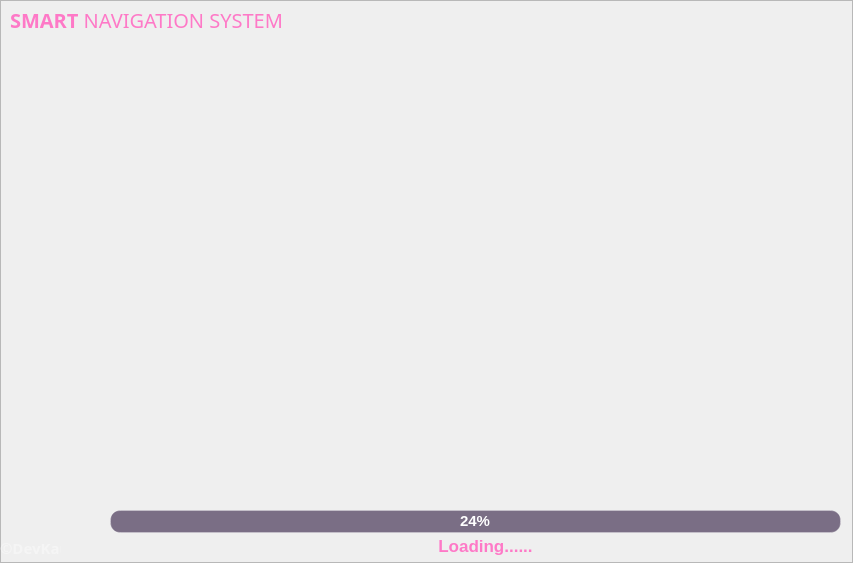
<?xml version="1.0" encoding="UTF-8"?>
<ui version="4.0">
 <class>MainWindow</class>
 <widget class="QMainWindow" name="MainWindow">
  <property name="geometry">
   <rect>
    <x>0</x>
    <y>0</y>
    <width>853</width>
    <height>563</height>
   </rect>
  </property>
  <property name="windowTitle">
   <string>MainWindow</string>
  </property>
  <widget class="QWidget" name="centralwidget">
   <property name="minimumSize">
    <size>
     <width>853</width>
     <height>563</height>
    </size>
   </property>
   <property name="maximumSize">
    <size>
     <width>853</width>
     <height>563</height>
    </size>
   </property>
   <layout class="QGridLayout" name="gridLayout">
    <property name="leftMargin">
     <number>0</number>
    </property>
    <property name="topMargin">
     <number>0</number>
    </property>
    <property name="rightMargin">
     <number>0</number>
    </property>
    <property name="bottomMargin">
     <number>0</number>
    </property>
    <item row="0" column="0">
     <widget class="QFrame" name="Splashframe">
      <property name="minimumSize">
       <size>
        <width>853</width>
        <height>563</height>
       </size>
      </property>
      <property name="maximumSize">
       <size>
        <width>853</width>
        <height>563</height>
       </size>
      </property>
      <property name="font">
       <font>
        <pointsize>11</pointsize>
        <bold>false</bold>
       </font>
      </property>
      <property name="styleSheet">
       <string notr="true">#Splashframe{

 border-image: url(&quot;C:/Users/gabby/Documents/Designer_UIS/LearningProgressBar/SplashsScreen/images/teslastyleimage.jpeg&quot;);

}
</string>
      </property>
      <property name="frameShape">
       <enum>QFrame::Shape::StyledPanel</enum>
      </property>
      <property name="frameShadow">
       <enum>QFrame::Shadow::Raised</enum>
      </property>
      <widget class="QLabel" name="label">
       <property name="geometry">
        <rect>
         <x>10</x>
         <y>0</y>
         <width>791</width>
         <height>41</height>
        </rect>
       </property>
       <property name="font">
        <font>
         <family>Gadugi</family>
         <pointsize>15</pointsize>
         <italic>false</italic>
         <bold>false</bold>
        </font>
       </property>
       <property name="styleSheet">
        <string notr="true">color:rgb(254,121,199);
background:transparent;</string>
       </property>
       <property name="frameShadow">
        <enum>QFrame::Shadow::Raised</enum>
       </property>
       <property name="text">
        <string>&lt;strong&gt;SMART&lt;/strong&gt; NAVIGATION SYSTEM</string>
       </property>
      </widget>
      <widget class="QProgressBar" name="progressBar">
       <property name="geometry">
        <rect>
         <x>110</x>
         <y>510</y>
         <width>731</width>
         <height>23</height>
        </rect>
       </property>
       <property name="styleSheet">
        <string notr="true">QProgressBar {
    border: 1px solid rgba(255, 255, 255, 0.2); /* Subtle glass border */
    border-radius: 10px;
    background-color: rgba(40, 20, 60, 150); /* Dark Deep Purple Track */
    text-align: center;
    color: white; /* Progress percentage color */
    font-weight: bold;
    height: 20px;
}

QProgressBar::chunk {
    /* The &quot;Moving&quot; part - Neon Magenta to Amethyst Gradient */
    background-color: qlineargradient(spread:pad, x1:0, y1:0, x2:1, y2:0, 
        stop:0 #ff00ff, 
        stop:1 #8a2be2); 
    border-radius: 8px; /* Slightly smaller than the main bar for a clean look */
    margin: 2px; /* Adds a tiny gap between the bar and the border */
}</string>
       </property>
       <property name="value">
        <number>24</number>
       </property>
      </widget>
      <widget class="QLabel" name="loaderLabel">
       <property name="geometry">
        <rect>
         <x>320</x>
         <y>530</y>
         <width>331</width>
         <height>31</height>
        </rect>
       </property>
       <property name="font">
        <font>
         <pointsize>13</pointsize>
         <bold>true</bold>
        </font>
       </property>
       <property name="styleSheet">
        <string notr="true">color:rgb(254,121,199);
background:transparent;</string>
       </property>
       <property name="text">
        <string>Loading......</string>
       </property>
       <property name="alignment">
        <set>Qt::AlignmentFlag::AlignCenter</set>
       </property>
      </widget>
      <widget class="QLabel" name="label_3">
       <property name="geometry">
        <rect>
         <x>0</x>
         <y>540</y>
         <width>61</width>
         <height>16</height>
        </rect>
       </property>
       <property name="font">
        <font>
         <family>Segoe Fluent Icons</family>
         <bold>true</bold>
        </font>
       </property>
       <property name="styleSheet">
        <string notr="true">color: whitesmoke;</string>
       </property>
       <property name="text">
        <string>©DevKau</string>
       </property>
      </widget>
     </widget>
    </item>
   </layout>
  </widget>
 </widget>
 <resources/>
 <connections/>
</ui>
